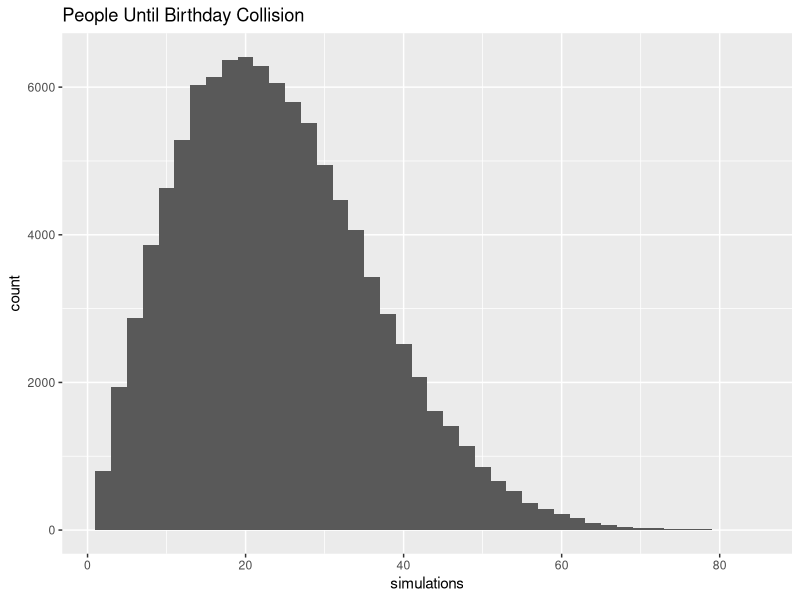

Write R code to recreate this figure.
days_in_year = 365
simulations =100000
library(ggplot2)

collision_serach = function(days_in_year){
    days = c(1:days_in_year)
    catcher = c()
    for(i in c(1:365)){
      ca = sample(days,1)
      catcher = c(ca,catcher)
     # print(i)
      if(length(unique(catcher)) != length(catcher))break
      }
    return(i)
}


simulate_rooms = function(simulations, days_in_year){
  simu = c(1:simulations)
  sim_out = c()
  for(j in simu){
    out = collision_serach(days_in_year)
    sim_out = c(out,sim_out)
  }
  return(sim_out)
  
}

xx = simulate_rooms(simulations,days_in_year )
xx = data.frame(simulations = xx)

ggplot2::ggplot(xx, aes(simulations))+
  geom_histogram(binwidth = 2)+
  ggtitle("People Until Birthday Collision")
